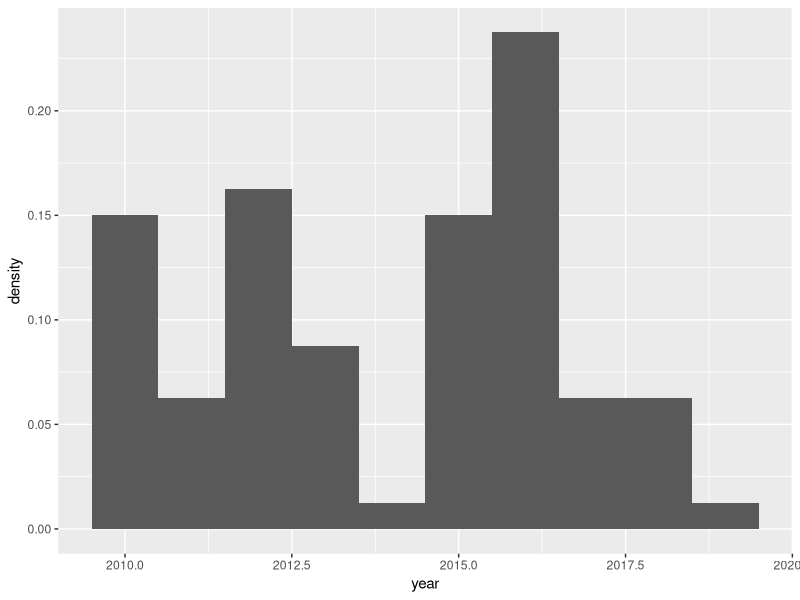
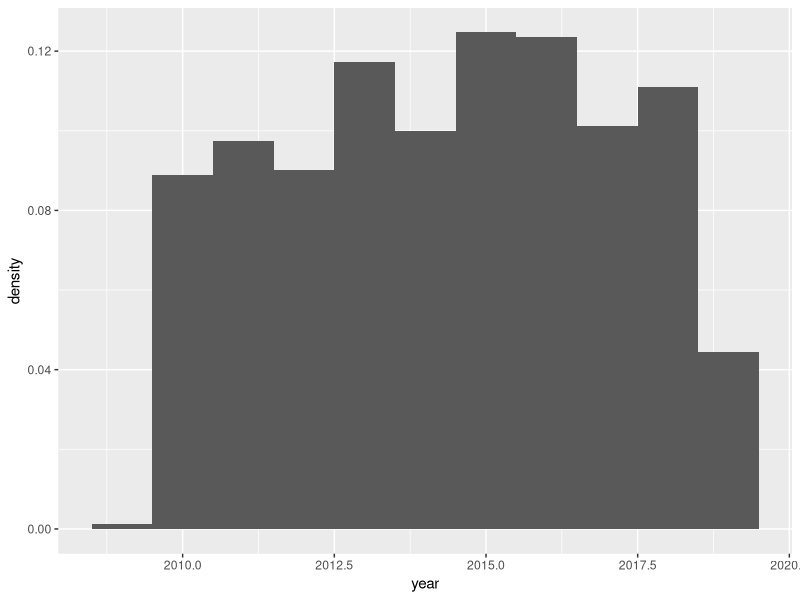

Reproduce these figures in R, in order.
## ---- chunk 1
knitr::opts_chunk$set(echo = FALSE, fig.align="center")
library("tidyverse")
library("ggplot2")

albums <- read_csv("data/AOTD.csv")
albums$rank <- as.numeric(albums$rank)
albums$year <- as.numeric(albums$year)

top_10 <- albums %>% filter(rank <= 10)
## ---- chunk 2
number_of_artists <- length(unique(albums$artist))
## ---- chunk 3
albums %>% filter(rank <= 10) %>% select(year) %>% 
  ggplot(aes(x=year)) + geom_histogram(aes(y=..density..), binwidth = 1)
## ---- chunk 4
albums %>% select(year) %>% ggplot(aes(x=year)) + geom_histogram(aes(y=..density..), binwidth = 1)
## ---- chunk 5
top_10 %>% select(artist) %>% apply(MARGIN=2, table) 
## ---- chunk 6
top_10 %>% group_by(artist) %>% summarise(count=n()) 
## ---- chunk 7
year_counts <- albums %>% group_by(year) %>% summarize(count=n())
counts_summary <- year_counts$count %>% summary()

q1 <- counts_summary["1st Qu."]
q3 <- counts_summary["3rd Qu."]

year_counts %>% filter(
  count < (q1 - 1.5*(q3-q1)) | count > (q3 + 1.5*(q3-q1))
)
## ---- chunk 8
# year_counts$cumsum <- cumsum(year_counts$count)
# year_counts %>% ggplot(aes(x = year, y = cumsum)) + geom_point()
## ---- chunk 9
rank_cutoffs <- c(10, 20, 30, 40, 50, 100, 200)
score_brackets <- c(10, 8, 5, 3, 2, 1, 0.5)
# score_brackets <- (7:1)

rank_to_score <- function (rank) {
  return(score_brackets[rank_cutoffs >= rank][1])
}

albums$score <- sapply(albums$rank, rank_to_score)
## ---- chunk 10
album_scores <- (albums %>% group_by(artist, album) %>% summarize(total_score = sum(score))
)

artist_scores <- album_scores %>% summarize(artist_score = sum(total_score)) %>% arrange(desc(artist_score))
